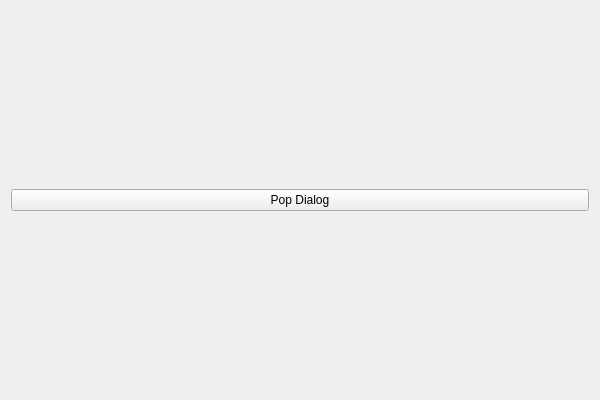
<?xml version="1.0" encoding="UTF-8"?>
<ui version="4.0">
 <class>WindowAndDialogExamplesClass</class>
 <widget class="QWidget" name="WindowAndDialogExamplesClass">
  <property name="geometry">
   <rect>
    <x>0</x>
    <y>0</y>
    <width>600</width>
    <height>400</height>
   </rect>
  </property>
  <property name="windowTitle">
   <string>WindowAndDialogExamples</string>
  </property>
  <layout class="QGridLayout" name="gridLayout">
   <item row="0" column="0">
    <widget class="QPushButton" name="popDialogBtn">
     <property name="text">
      <string>Pop Dialog</string>
     </property>
    </widget>
   </item>
  </layout>
 </widget>
 <layoutdefault spacing="6" margin="11"/>
 <resources>
  <include location="WindowAndDialogExamples.qrc"/>
 </resources>
 <connections/>
</ui>
